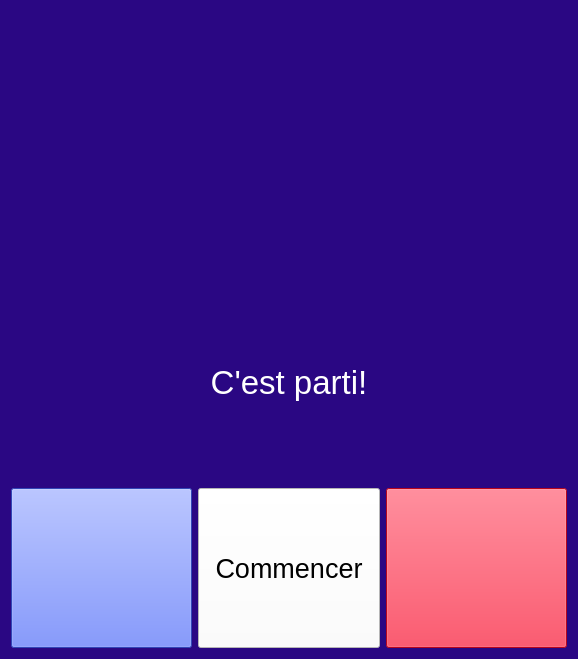
<?xml version="1.0" encoding="UTF-8"?>
<ui version="4.0">
 <class>QWidget</class>
 <widget class="QWidget" name="QWidget">
  <property name="geometry">
   <rect>
    <x>0</x>
    <y>0</y>
    <width>578</width>
    <height>659</height>
   </rect>
  </property>
  <property name="minimumSize">
   <size>
    <width>540</width>
    <height>508</height>
   </size>
  </property>
  <property name="maximumSize">
   <size>
    <width>1500</width>
    <height>1000</height>
   </size>
  </property>
  <property name="windowTitle">
   <string>Form</string>
  </property>
  <property name="styleSheet">
   <string notr="true">background-color: rgb(42,7,131);</string>
  </property>
  <layout class="QVBoxLayout" name="verticalLayout_2">
   <item>
    <layout class="QVBoxLayout" name="verticalLayout">
     <item>
      <layout class="QHBoxLayout" name="horizontalLayout">
       <item>
        <widget class="QLabel" name="image">
         <property name="minimumSize">
          <size>
           <width>300</width>
           <height>0</height>
          </size>
         </property>
         <property name="maximumSize">
          <size>
           <width>1000</width>
           <height>500</height>
          </size>
         </property>
         <property name="baseSize">
          <size>
           <width>0</width>
           <height>0</height>
          </size>
         </property>
         <property name="mouseTracking">
          <bool>false</bool>
         </property>
         <property name="autoFillBackground">
          <bool>false</bool>
         </property>
         <property name="frameShape">
          <enum>QFrame::NoFrame</enum>
         </property>
         <property name="frameShadow">
          <enum>QFrame::Plain</enum>
         </property>
         <property name="text">
          <string/>
         </property>
         <property name="textFormat">
          <enum>Qt::AutoText</enum>
         </property>
         <property name="pixmap">
          <pixmap>logo.png</pixmap>
         </property>
         <property name="scaledContents">
          <bool>true</bool>
         </property>
         <property name="alignment">
          <set>Qt::AlignCenter</set>
         </property>
         <property name="wordWrap">
          <bool>false</bool>
         </property>
         <property name="textInteractionFlags">
          <set>Qt::NoTextInteraction</set>
         </property>
        </widget>
       </item>
      </layout>
     </item>
     <item>
      <widget class="QLabel" name="resultat">
       <property name="font">
        <font>
         <pointsize>12</pointsize>
        </font>
       </property>
       <property name="cursor">
        <cursorShape>BlankCursor</cursorShape>
       </property>
       <property name="text">
        <string/>
       </property>
       <property name="alignment">
        <set>Qt::AlignCenter</set>
       </property>
      </widget>
     </item>
     <item>
      <widget class="QLabel" name="question">
       <property name="enabled">
        <bool>true</bool>
       </property>
       <property name="sizePolicy">
        <sizepolicy hsizetype="Preferred" vsizetype="Preferred">
         <horstretch>0</horstretch>
         <verstretch>0</verstretch>
        </sizepolicy>
       </property>
       <property name="minimumSize">
        <size>
         <width>0</width>
         <height>200</height>
        </size>
       </property>
       <property name="palette">
        <palette>
         <active>
          <colorrole role="WindowText">
           <brush brushstyle="SolidPattern">
            <color alpha="255">
             <red>255</red>
             <green>255</green>
             <blue>255</blue>
            </color>
           </brush>
          </colorrole>
          <colorrole role="Button">
           <brush brushstyle="SolidPattern">
            <color alpha="255">
             <red>42</red>
             <green>7</green>
             <blue>131</blue>
            </color>
           </brush>
          </colorrole>
          <colorrole role="Text">
           <brush brushstyle="SolidPattern">
            <color alpha="255">
             <red>255</red>
             <green>255</green>
             <blue>255</blue>
            </color>
           </brush>
          </colorrole>
          <colorrole role="ButtonText">
           <brush brushstyle="SolidPattern">
            <color alpha="255">
             <red>255</red>
             <green>255</green>
             <blue>255</blue>
            </color>
           </brush>
          </colorrole>
          <colorrole role="Base">
           <brush brushstyle="SolidPattern">
            <color alpha="255">
             <red>42</red>
             <green>7</green>
             <blue>131</blue>
            </color>
           </brush>
          </colorrole>
          <colorrole role="Window">
           <brush brushstyle="SolidPattern">
            <color alpha="255">
             <red>42</red>
             <green>7</green>
             <blue>131</blue>
            </color>
           </brush>
          </colorrole>
         </active>
         <inactive>
          <colorrole role="WindowText">
           <brush brushstyle="SolidPattern">
            <color alpha="255">
             <red>255</red>
             <green>255</green>
             <blue>255</blue>
            </color>
           </brush>
          </colorrole>
          <colorrole role="Button">
           <brush brushstyle="SolidPattern">
            <color alpha="255">
             <red>42</red>
             <green>7</green>
             <blue>131</blue>
            </color>
           </brush>
          </colorrole>
          <colorrole role="Text">
           <brush brushstyle="SolidPattern">
            <color alpha="255">
             <red>255</red>
             <green>255</green>
             <blue>255</blue>
            </color>
           </brush>
          </colorrole>
          <colorrole role="ButtonText">
           <brush brushstyle="SolidPattern">
            <color alpha="255">
             <red>255</red>
             <green>255</green>
             <blue>255</blue>
            </color>
           </brush>
          </colorrole>
          <colorrole role="Base">
           <brush brushstyle="SolidPattern">
            <color alpha="255">
             <red>42</red>
             <green>7</green>
             <blue>131</blue>
            </color>
           </brush>
          </colorrole>
          <colorrole role="Window">
           <brush brushstyle="SolidPattern">
            <color alpha="255">
             <red>42</red>
             <green>7</green>
             <blue>131</blue>
            </color>
           </brush>
          </colorrole>
         </inactive>
         <disabled>
          <colorrole role="WindowText">
           <brush brushstyle="SolidPattern">
            <color alpha="255">
             <red>255</red>
             <green>255</green>
             <blue>255</blue>
            </color>
           </brush>
          </colorrole>
          <colorrole role="Button">
           <brush brushstyle="SolidPattern">
            <color alpha="255">
             <red>42</red>
             <green>7</green>
             <blue>131</blue>
            </color>
           </brush>
          </colorrole>
          <colorrole role="Text">
           <brush brushstyle="SolidPattern">
            <color alpha="255">
             <red>255</red>
             <green>255</green>
             <blue>255</blue>
            </color>
           </brush>
          </colorrole>
          <colorrole role="ButtonText">
           <brush brushstyle="SolidPattern">
            <color alpha="255">
             <red>255</red>
             <green>255</green>
             <blue>255</blue>
            </color>
           </brush>
          </colorrole>
          <colorrole role="Base">
           <brush brushstyle="SolidPattern">
            <color alpha="255">
             <red>42</red>
             <green>7</green>
             <blue>131</blue>
            </color>
           </brush>
          </colorrole>
          <colorrole role="Window">
           <brush brushstyle="SolidPattern">
            <color alpha="255">
             <red>42</red>
             <green>7</green>
             <blue>131</blue>
            </color>
           </brush>
          </colorrole>
         </disabled>
        </palette>
       </property>
       <property name="font">
        <font>
         <pointsize>25</pointsize>
         <weight>50</weight>
         <bold>false</bold>
         <strikeout>false</strikeout>
         <stylestrategy>PreferDefault</stylestrategy>
        </font>
       </property>
       <property name="focusPolicy">
        <enum>Qt::NoFocus</enum>
       </property>
       <property name="layoutDirection">
        <enum>Qt::LeftToRight</enum>
       </property>
       <property name="styleSheet">
        <string notr="true">background-color: rgb(42, 7, 131);
color: rgb(255, 255, 255);</string>
       </property>
       <property name="text">
        <string>C'est parti!</string>
       </property>
       <property name="textFormat">
        <enum>Qt::AutoText</enum>
       </property>
       <property name="alignment">
        <set>Qt::AlignCenter</set>
       </property>
       <property name="margin">
        <number>0</number>
       </property>
       <property name="textInteractionFlags">
        <set>Qt::LinksAccessibleByMouse</set>
       </property>
      </widget>
     </item>
     <item>
      <layout class="QHBoxLayout" name="horizontalLayout_3">
       <item>
        <widget class="QPushButton" name="btn1">
         <property name="minimumSize">
          <size>
           <width>0</width>
           <height>160</height>
          </size>
         </property>
         <property name="maximumSize">
          <size>
           <width>16777215</width>
           <height>16777215</height>
          </size>
         </property>
         <property name="palette">
          <palette>
           <active>
            <colorrole role="WindowText">
             <brush brushstyle="SolidPattern">
              <color alpha="255">
               <red>255</red>
               <green>255</green>
               <blue>255</blue>
              </color>
             </brush>
            </colorrole>
            <colorrole role="Button">
             <brush brushstyle="SolidPattern">
              <color alpha="255">
               <red>70</red>
               <green>98</green>
               <blue>255</blue>
              </color>
             </brush>
            </colorrole>
            <colorrole role="Text">
             <brush brushstyle="SolidPattern">
              <color alpha="255">
               <red>255</red>
               <green>255</green>
               <blue>255</blue>
              </color>
             </brush>
            </colorrole>
            <colorrole role="ButtonText">
             <brush brushstyle="SolidPattern">
              <color alpha="255">
               <red>255</red>
               <green>255</green>
               <blue>255</blue>
              </color>
             </brush>
            </colorrole>
            <colorrole role="Base">
             <brush brushstyle="SolidPattern">
              <color alpha="255">
               <red>70</red>
               <green>98</green>
               <blue>255</blue>
              </color>
             </brush>
            </colorrole>
            <colorrole role="Window">
             <brush brushstyle="SolidPattern">
              <color alpha="255">
               <red>70</red>
               <green>98</green>
               <blue>255</blue>
              </color>
             </brush>
            </colorrole>
           </active>
           <inactive>
            <colorrole role="WindowText">
             <brush brushstyle="SolidPattern">
              <color alpha="255">
               <red>255</red>
               <green>255</green>
               <blue>255</blue>
              </color>
             </brush>
            </colorrole>
            <colorrole role="Button">
             <brush brushstyle="SolidPattern">
              <color alpha="255">
               <red>70</red>
               <green>98</green>
               <blue>255</blue>
              </color>
             </brush>
            </colorrole>
            <colorrole role="Text">
             <brush brushstyle="SolidPattern">
              <color alpha="255">
               <red>255</red>
               <green>255</green>
               <blue>255</blue>
              </color>
             </brush>
            </colorrole>
            <colorrole role="ButtonText">
             <brush brushstyle="SolidPattern">
              <color alpha="255">
               <red>255</red>
               <green>255</green>
               <blue>255</blue>
              </color>
             </brush>
            </colorrole>
            <colorrole role="Base">
             <brush brushstyle="SolidPattern">
              <color alpha="255">
               <red>70</red>
               <green>98</green>
               <blue>255</blue>
              </color>
             </brush>
            </colorrole>
            <colorrole role="Window">
             <brush brushstyle="SolidPattern">
              <color alpha="255">
               <red>70</red>
               <green>98</green>
               <blue>255</blue>
              </color>
             </brush>
            </colorrole>
           </inactive>
           <disabled>
            <colorrole role="WindowText">
             <brush brushstyle="SolidPattern">
              <color alpha="255">
               <red>255</red>
               <green>255</green>
               <blue>255</blue>
              </color>
             </brush>
            </colorrole>
            <colorrole role="Button">
             <brush brushstyle="SolidPattern">
              <color alpha="255">
               <red>70</red>
               <green>98</green>
               <blue>255</blue>
              </color>
             </brush>
            </colorrole>
            <colorrole role="Text">
             <brush brushstyle="SolidPattern">
              <color alpha="255">
               <red>255</red>
               <green>255</green>
               <blue>255</blue>
              </color>
             </brush>
            </colorrole>
            <colorrole role="ButtonText">
             <brush brushstyle="SolidPattern">
              <color alpha="255">
               <red>255</red>
               <green>255</green>
               <blue>255</blue>
              </color>
             </brush>
            </colorrole>
            <colorrole role="Base">
             <brush brushstyle="SolidPattern">
              <color alpha="255">
               <red>70</red>
               <green>98</green>
               <blue>255</blue>
              </color>
             </brush>
            </colorrole>
            <colorrole role="Window">
             <brush brushstyle="SolidPattern">
              <color alpha="255">
               <red>70</red>
               <green>98</green>
               <blue>255</blue>
              </color>
             </brush>
            </colorrole>
           </disabled>
          </palette>
         </property>
         <property name="font">
          <font>
           <pointsize>20</pointsize>
          </font>
         </property>
         <property name="cursor">
          <cursorShape>PointingHandCursor</cursorShape>
         </property>
         <property name="styleSheet">
          <string notr="true">background-color: rgb(70, 98, 255);
color: rgb(255, 255, 255);</string>
         </property>
         <property name="text">
          <string/>
         </property>
        </widget>
       </item>
       <item>
        <widget class="QPushButton" name="btn2">
         <property name="sizePolicy">
          <sizepolicy hsizetype="Minimum" vsizetype="Fixed">
           <horstretch>0</horstretch>
           <verstretch>0</verstretch>
          </sizepolicy>
         </property>
         <property name="minimumSize">
          <size>
           <width>0</width>
           <height>160</height>
          </size>
         </property>
         <property name="font">
          <font>
           <pointsize>20</pointsize>
          </font>
         </property>
         <property name="styleSheet">
          <string notr="true">background-color: rgb(255, 255, 255);</string>
         </property>
         <property name="text">
          <string>Commencer</string>
         </property>
        </widget>
       </item>
       <item>
        <widget class="QPushButton" name="btn3">
         <property name="minimumSize">
          <size>
           <width>0</width>
           <height>160</height>
          </size>
         </property>
         <property name="font">
          <font>
           <pointsize>20</pointsize>
          </font>
         </property>
         <property name="styleSheet">
          <string notr="true">background-color: rgb(255, 7, 40);
color: rgb(255, 255, 255);</string>
         </property>
         <property name="text">
          <string/>
         </property>
        </widget>
       </item>
      </layout>
     </item>
    </layout>
   </item>
  </layout>
 </widget>
 <resources/>
 <connections/>
</ui>
